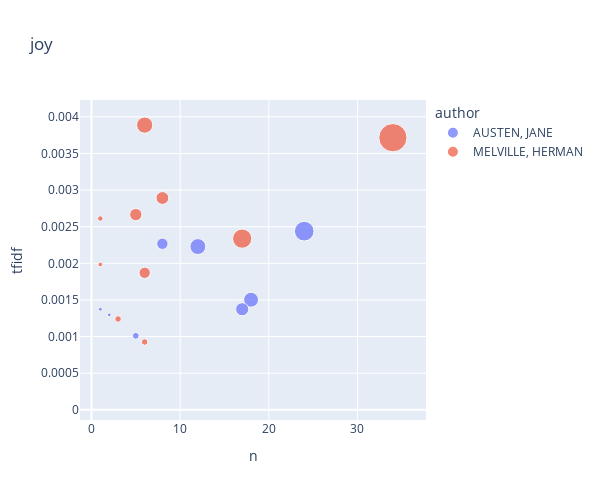

This figure's notebook cell:
### Code cell
top_books_for_term('joy')

### Figure 1 — Plotly figure (JSON) as saved in the notebook; plotly's stock layout.template omitted (floating-point values rounded to 4 significant figures)
{"data": [{"hovertemplate": "<b>%{hovertext}</b><br><br>author=AUSTEN, JANE<br>n=%{x}<br>tfidf=%{y}<br>tf=%{marker.size}<extra></extra>", "hovertext": ["EMMA", "LADY SUSAN", "LOVE AND FREINDSHIP SIC", "MANSFIELD PARK", "NORTHANGER ABBEY", "PERSUASION", "PRIDE AND PREJUDICE", "SENSE AND SENSIBILITY"], "legendgroup": "AUSTEN, JANE", "marker": {"color": "#636efa", "size": [0.006193, 0.0004355, 0.0004108, 0.004788, 0.003593, 0.001281, 0.007064, 0.01082], "sizemode": "area", "sizeref": 5.594e-05, "symbol": "circle"}, "mode": "markers", "name": "AUSTEN, JANE", "orientation": "v", "showlegend": true, "type": "scatter", "x": [18, 1, 2, 17, 8, 5, 12, 24], "xaxis": "x", "y": [0.001503, 0.001374, 0.001296, 0.001373, 0.002267, 0.00101, 0.002228, 0.002439], "yaxis": "y"}, {"hovertemplate": "<b>%{hovertext}</b><br><br>author=MELVILLE, HERMAN<br>n=%{x}<br>tfidf=%{y}<br>tf=%{marker.size}<extra></extra>", "hovertext": ["ISRAEL POTTER HIS FIFTY YEARS OF EXILE", "MARDI AND A VOYAGE THITHER VOL I", "MARDI AND A VOYAGE THITHER VOL II", "MOBY DICK OR THE WHALE", "OMOO ADVENTURES IN THE SOUTH SEAS", "PIERRE OR THE AMBIGUITIES", "REDBURN HIS FIRST VOYAGE BEING THE SAILOR BOY CONFESSIONS AND REMINISCENCES OF THE SON OF A GENTLEMAN IN THE MERCHANT NAVY", "THE CONFIDENCE MAN HIS MASQUERADE", "THE PIAZZA TALES", "TYPEE A ROMANCE OF THE SOUTH SEAS", "WHITE JACKET OR THE WORLD ON A MAN OF WAR"], "legendgroup": "MELVILLE, HERMAN", "marker": {"color": "#EF553B", "size": [0.0006289, 0.007393, 0.004584, 0.01037, 0.0008278, 0.02238, 0.003558, 0.001179, 3.81e-05, 0.001174, 0.004224], "sizemode": "area", "sizeref": 5.594e-05, "symbol": "circle"}, "mode": "markers", "name": "MELVILLE, HERMAN", "orientation": "v", "showlegend": true, "type": "scatter", "x": [1, 6, 8, 17, 1, 34, 6, 3, 1, 6, 5], "xaxis": "x", "y": [0.001984, 0.003887, 0.002892, 0.002337, 0.002611, 0.003715, 0.001871, 0.00124, 0.0001202, 0.000926, 0.002665], "yaxis": "y"}], "layout": {"height": 500, "legend": {"itemsizing": "constant", "title": {"text": "author"}, "tracegroupgap": 0}, "title": {"text": "joy"}, "width": 600, "xaxis": {"anchor": "y", "autorange": true, "domain": [0, 1], "range": [-1.312, 37.81], "title": {"text": "n"}, "type": "linear"}, "yaxis": {"anchor": "x", "autorange": true, "domain": [0, 1], "range": [-0.0001392, 0.00423], "title": {"text": "tfidf"}, "type": "linear"}}}
